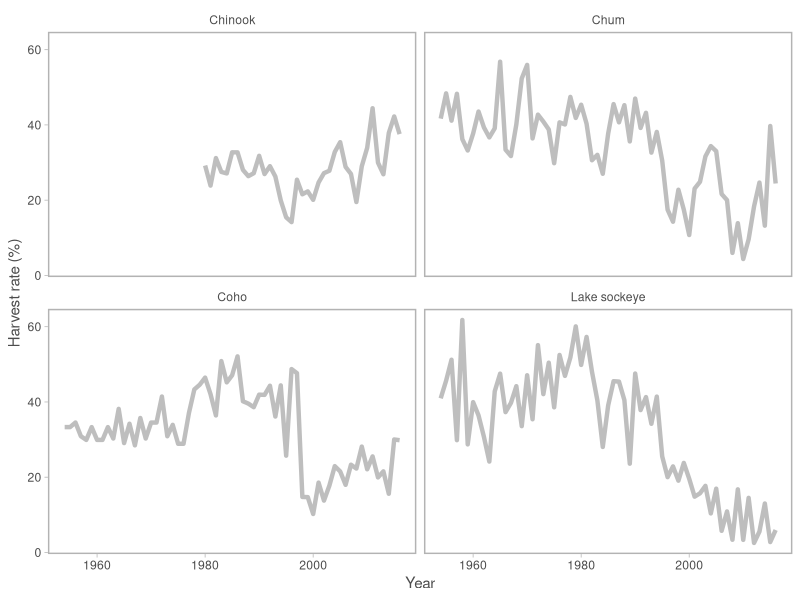
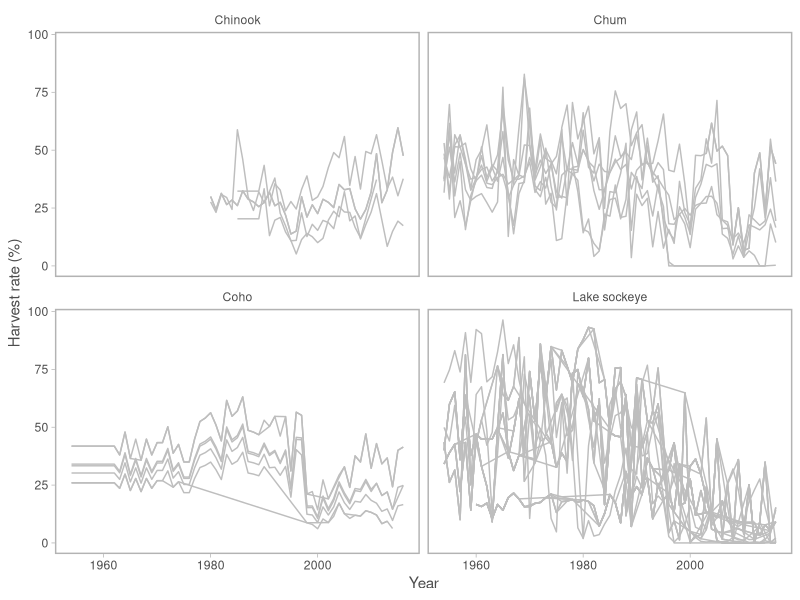
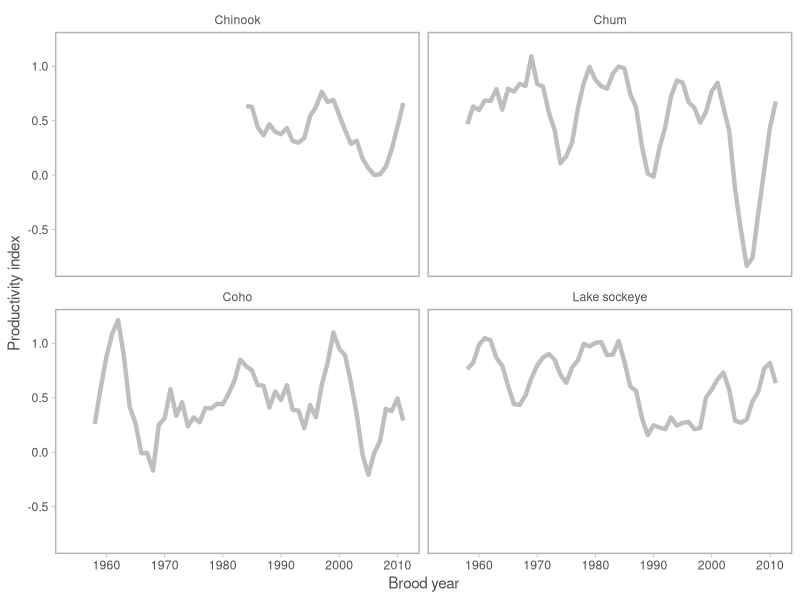
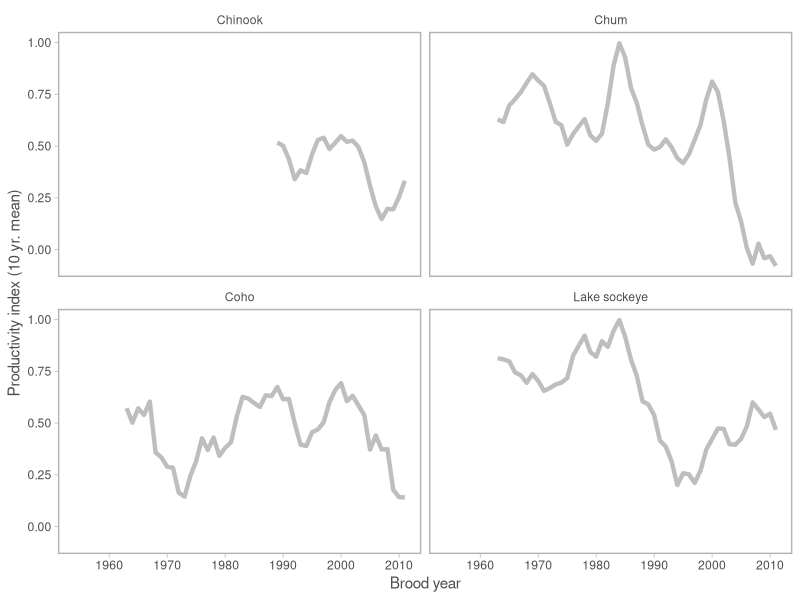
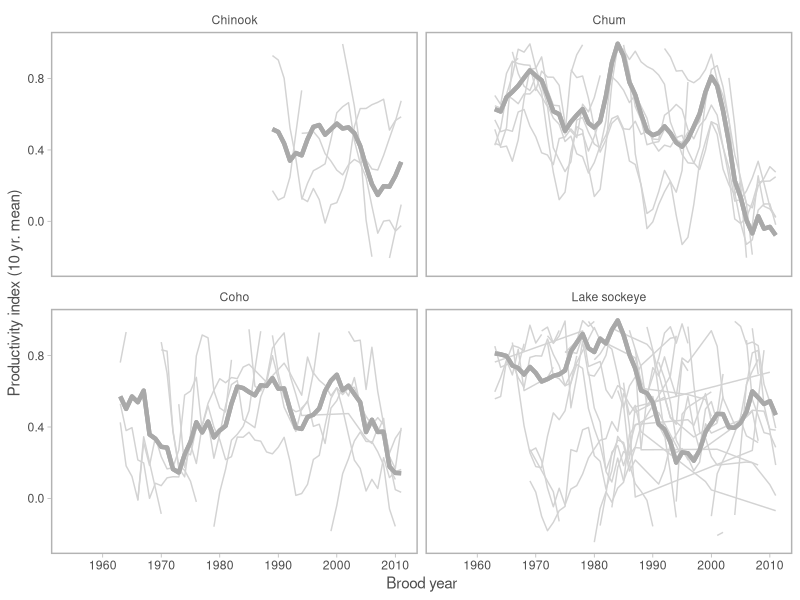
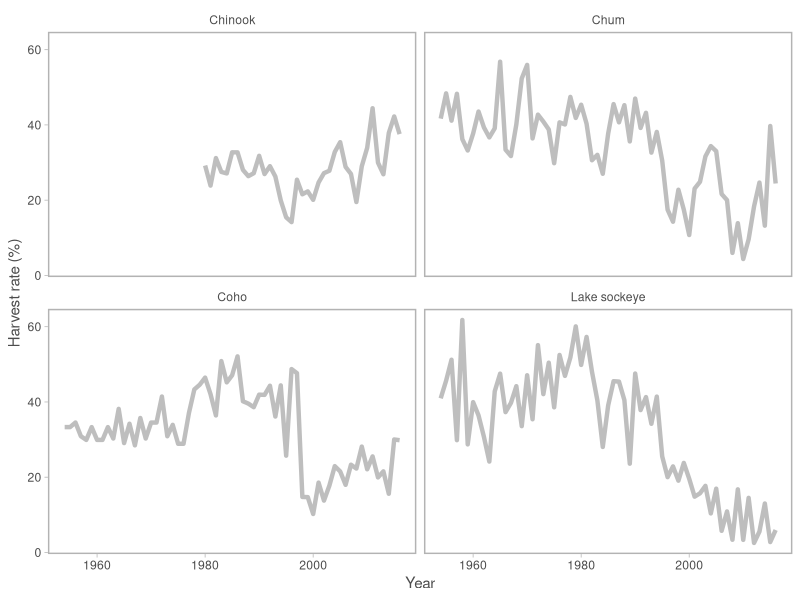
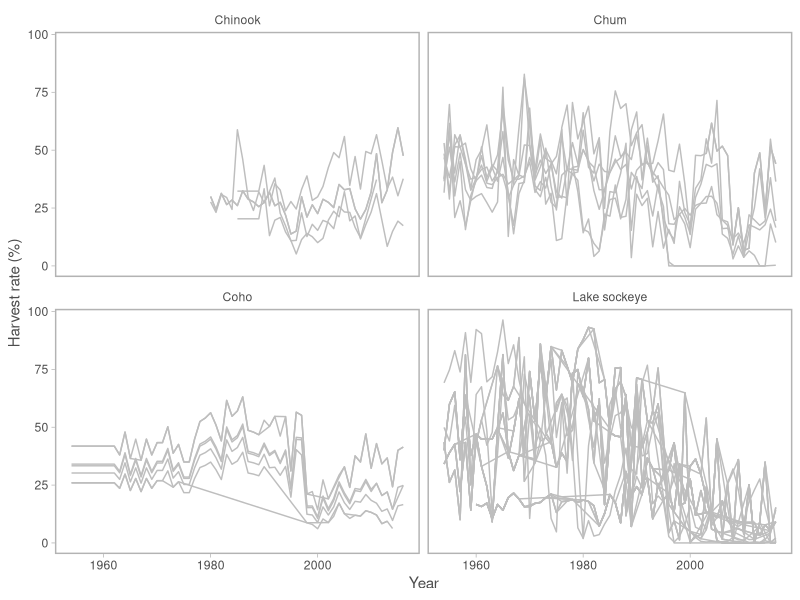
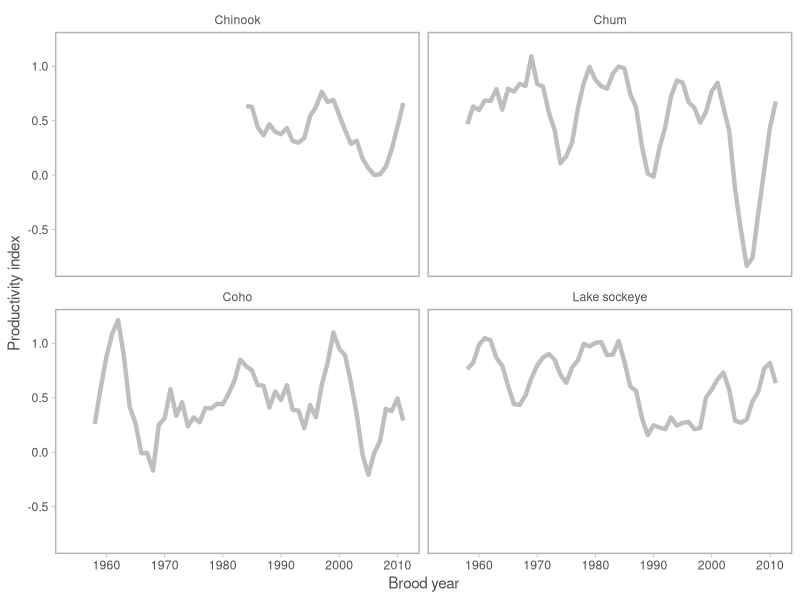

Write the R code that produced these figures, in order.
library(tidyverse)

theme_sleek <- function(base_size = 11, base_family = "") {
  half_line <- base_size/2
  theme_light(base_size = base_size, base_family = base_family) +
    theme(
      panel.grid.major = element_blank(),
      panel.grid.minor = element_blank(),
      axis.ticks.length = unit(half_line / 2.2, "pt"),
      strip.background = element_rect(fill = NA, colour = NA),
      strip.text.x = element_text(colour = "grey30"),
      strip.text.y = element_text(colour = "grey30"),
      axis.text = element_text(colour = "grey30"),
      axis.title = element_text(colour = "grey30"),
      legend.title = element_text(colour = "grey30", size = rel(0.9)),
      panel.border = element_rect(fill = NA, colour = "grey70", size = 1),
      legend.key.size = unit(0.9, "lines"),
      legend.text = element_text(size = rel(0.7), colour = "grey30"),
      legend.key = element_rect(colour = NA, fill = NA),
      legend.background = element_rect(colour = NA, fill = NA),
      plot.title = element_text(colour = "grey30", size = rel(1)),
      plot.subtitle = element_text(colour = "grey30", size = rel(.85))
    )
}

# load data ----
er_data_pse <- read.csv("data/CU-ERs-Nov_2_2022_11_11_22_QueryResults.csv") # from PSE
resid_data_pse <- read.csv("data/CU-resids-Nov_4_2022_14_57_48_QueryResults.csv") # from PSE
cu_metadata <- read.csv("./data/CU_Metadata_20220812.csv",  
                        header=TRUE, na.strings=c("", "NA")) %>%
  filter(!is.na(gen_length)) %>%
  rename(location=cuname.x) %>%
  group_by(location) %>%
  summarize(region = unique(Region))


er_data_pse_cc <- merge(er_data_pse,cu_metadata, by = "location") %>% filter(region == "CC")
resid_data_pse_cc <- merge(resid_data_pse,cu_metadata, by = "location") %>% filter(region == "CC") 


# er plots ----
er_data <- er_data_pse_cc %>%
  group_by(species, year) %>%
  summarise(avg_er = mean(datavalue)) %>%
  select(species, year,avg_er)

ggplot(er_data %>% filter(year<2017), aes( y = avg_er*100, x = year)) +
  geom_line(size=1.5, color="grey") +
  labs(x = "Year", y = "Harvest rate (%)") +
  facet_wrap(~species) +
  theme_sleek() 

ggsave("figs/all-er-avg.jpeg", width = 8, height = 5, units = "in")

ggplot(er_data_pse_cc %>% filter(year<2017), aes(fill=location, y = datavalue*100, x = year)) +
  geom_line(size=0.5, color="grey") +
  labs(x = "Year", y = "Harvest rate (%)") +
  facet_wrap(~species) +
  theme_sleek() 

ggsave("figs/all-er.jpeg", width = 8, height = 5, units = "in")

# resid plots ----

data_resid <- resid_data_pse_cc %>%
  pivot_wider(names_from = parameter, values_from = datavalue) %>%
  drop_na(Recruits) %>%
  mutate(prod = log(Recruits/Spawners)) %>%
  drop_na(prod) %>%
  group_by(species, year) %>%
  summarise(avg_prod = mean(prod)) %>%
  mutate(smooth_avg_prod = zoo::rollmean(avg_prod, k = 5, fill = NA, align = "right"))%>%
  mutate(smooth_10_avg_prod = zoo::rollmean(avg_prod, k = 10, fill = NA, align = "right"))%>%
  select(species, year,avg_prod,smooth_avg_prod,smooth_10_avg_prod)

ggplot(data_resid%>%filter(species != "River sockeye", year<2012), aes( y = smooth_avg_prod, x = year)) +
  geom_line(size=1.5, color="grey") +
  labs(x = "Brood year", y = "Productivity index") +
  facet_wrap(~species) +
  theme_sleek() 

ggsave("figs/all-prod-avg.jpeg", width = 6, height = 4, units = "in")

ggplot(data_resid%>%filter(species != "River sockeye", year<2012), aes( y = smooth_10_avg_prod, x = year)) +
  geom_line(size=1.5, color="grey") +
  labs(x = "Brood year", y = "Productivity index (10 yr. mean)") +
  facet_wrap(~species) +
  theme_sleek() 

ggsave("figs/all-prod-10_avg.jpeg", width = 8, height = 4.6, units = "in")

data_resid_inv <- resid_data_pse_cc %>%
  pivot_wider(names_from = parameter, values_from = datavalue) %>%
  drop_na(Recruits) %>%
  mutate(prod = log(Recruits/Spawners)) %>%
  drop_na(prod) %>%
  group_by(location, species, year) %>%
  summarise(avg_prod = mean(prod)) %>%
  mutate(smooth_avg_prod = zoo::rollmean(avg_prod, k = 5, fill = NA, align = "right"))%>%
  mutate(smooth_10_avg_prod = zoo::rollmean(avg_prod, k = 10, fill = NA, align = "right"))%>%
  select(species, year,avg_prod,smooth_avg_prod,smooth_10_avg_prod)

ggplot() +
  geom_line(data=data_resid%>%filter(species != "River sockeye", year<2012), aes( y = smooth_10_avg_prod, x = year),size=1.5, color="dark grey")+ 
  facet_wrap(~species) +
  ylim(-0.25,1) +
  theme_sleek() +
  geom_line(data=data_resid_inv%>%filter(species != "River sockeye", year<2012), 
            aes(fill=location, y = smooth_10_avg_prod, x = year), 
            size=0.5, color="light grey") +
  geom_line(data=data_resid%>%filter(species != "River sockeye", year<2012), aes( y = smooth_10_avg_prod, x = year),size=1.5, color="dark grey")+ 
  labs(x = "Brood year", y = "Productivity index (10 yr. mean)") 

ggsave("figs/ind-prod-10_avg.jpeg", width = 8, height = 4.6, units = "in")
